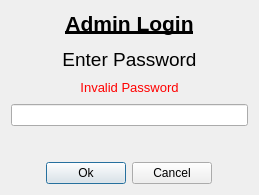
<?xml version="1.0" encoding="UTF-8"?>
<ui version="4.0">
 <class>adminLogin</class>
 <widget class="QDialog" name="adminLogin">
  <property name="geometry">
   <rect>
    <x>0</x>
    <y>0</y>
    <width>259</width>
    <height>195</height>
   </rect>
  </property>
  <property name="windowTitle">
   <string>Dialog</string>
  </property>
  <layout class="QHBoxLayout" name="horizontalLayout_2">
   <item>
    <layout class="QVBoxLayout" name="verticalLayout">
     <item>
      <widget class="QLabel" name="label">
       <property name="text">
        <string>&lt;html&gt;&lt;head/&gt;&lt;body&gt;&lt;p align=&quot;center&quot;&gt;&lt;span style=&quot; font-size:16pt; font-weight:600; text-decoration: underline;&quot;&gt;Admin Login&lt;/span&gt;&lt;/p&gt;&lt;p align=&quot;center&quot;&gt;&lt;span style=&quot; font-size:14pt;&quot;&gt;Enter Password&lt;/span&gt;&lt;/p&gt;&lt;/body&gt;&lt;/html&gt;</string>
       </property>
      </widget>
     </item>
     <item>
      <widget class="QLabel" name="errorText">
       <property name="font">
        <font>
         <pointsize>10</pointsize>
         <weight>50</weight>
         <bold>false</bold>
        </font>
       </property>
       <property name="text">
        <string>&lt;html&gt;&lt;head/&gt;&lt;body&gt;&lt;p&gt;&lt;span style=&quot; color:#ff0000;&quot;&gt;Invalid Password&lt;/span&gt;&lt;/p&gt;&lt;/body&gt;&lt;/html&gt;</string>
       </property>
       <property name="alignment">
        <set>Qt::AlignCenter</set>
       </property>
      </widget>
     </item>
     <item>
      <widget class="QLineEdit" name="pwEdit">
       <property name="sizePolicy">
        <sizepolicy hsizetype="Expanding" vsizetype="Fixed">
         <horstretch>0</horstretch>
         <verstretch>0</verstretch>
        </sizepolicy>
       </property>
       <property name="echoMode">
        <enum>QLineEdit::Password</enum>
       </property>
      </widget>
     </item>
     <item>
      <spacer name="verticalSpacer">
       <property name="orientation">
        <enum>Qt::Vertical</enum>
       </property>
       <property name="sizeType">
        <enum>QSizePolicy::Maximum</enum>
       </property>
       <property name="sizeHint" stdset="0">
        <size>
         <width>13</width>
         <height>30</height>
        </size>
       </property>
      </spacer>
     </item>
     <item>
      <layout class="QHBoxLayout" name="horizontalLayout">
       <item>
        <spacer name="horizontalSpacer">
         <property name="orientation">
          <enum>Qt::Horizontal</enum>
         </property>
         <property name="sizeHint" stdset="0">
          <size>
           <width>40</width>
           <height>20</height>
          </size>
         </property>
        </spacer>
       </item>
       <item>
        <widget class="QPushButton" name="OK">
         <property name="text">
          <string>Ok</string>
         </property>
        </widget>
       </item>
       <item>
        <widget class="QPushButton" name="cancel">
         <property name="text">
          <string>Cancel</string>
         </property>
        </widget>
       </item>
       <item>
        <spacer name="horizontalSpacer_2">
         <property name="orientation">
          <enum>Qt::Horizontal</enum>
         </property>
         <property name="sizeHint" stdset="0">
          <size>
           <width>40</width>
           <height>20</height>
          </size>
         </property>
        </spacer>
       </item>
      </layout>
     </item>
    </layout>
   </item>
  </layout>
 </widget>
 <resources/>
 <connections/>
</ui>
